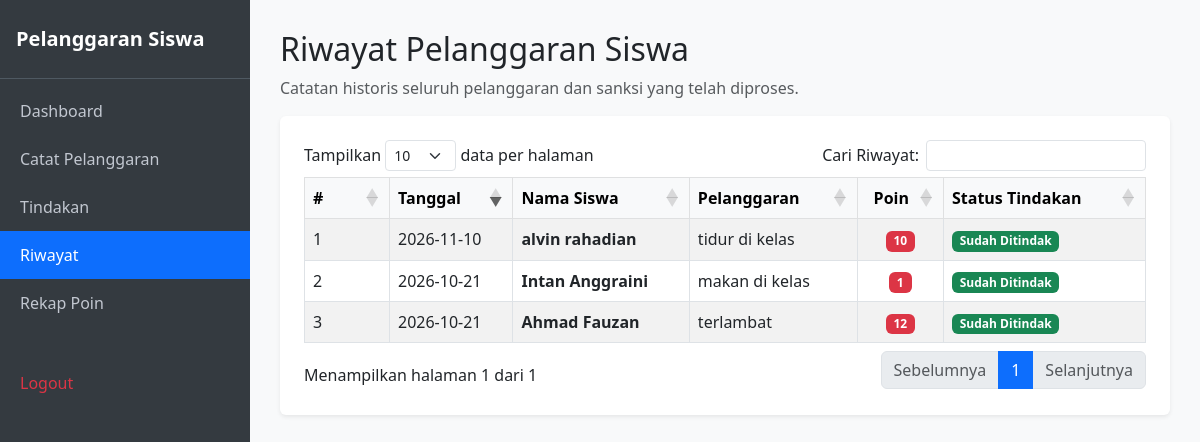
Before: /riwayat.php (signed in) with the older database file.
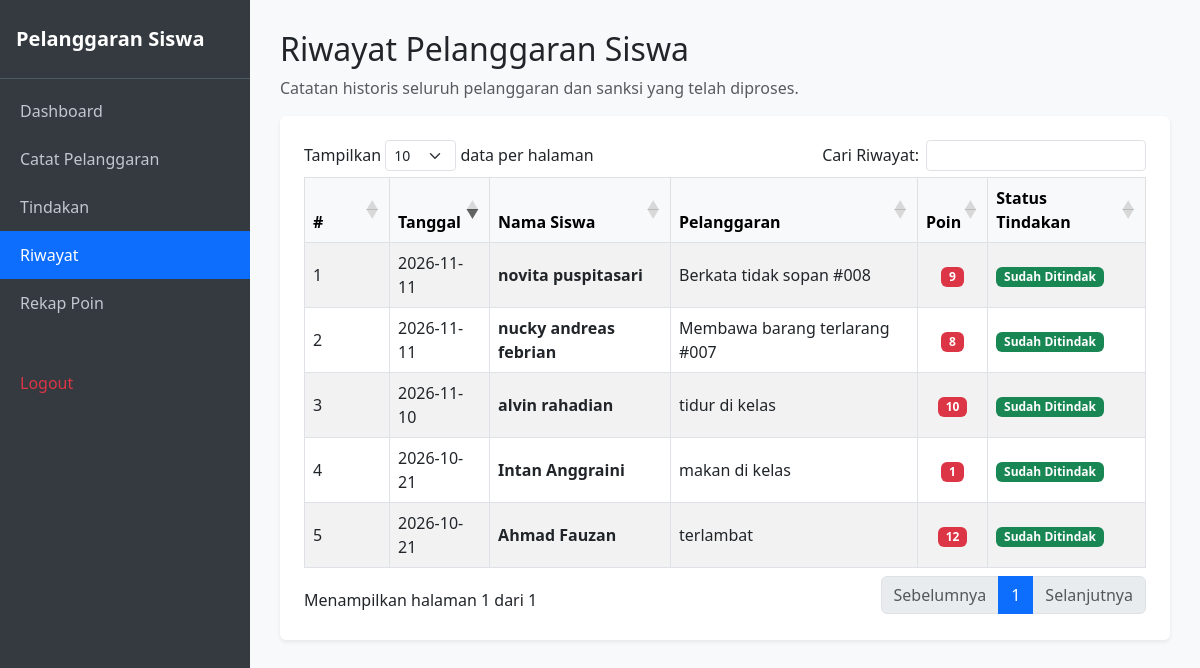
After: the same page with the newer database file.
### tables this page shows
CREATE TABLE `t_pelanggaran` (
  `id` int(11) NOT NULL,
  `pelanggaran_kategori_id` int(11) DEFAULT NULL,
  `kode` varchar(30) DEFAULT NULL,
  `nama` varchar(150) DEFAULT NULL,
  `poin` int(11) NOT NULL,
  `deskripsi` text NOT NULL,
  `status_aktif` tinyint(1) NOT NULL,
  `created_at` timestamp NOT NULL DEFAULT current_timestamp(),
  `updated_at` timestamp NOT NULL DEFAULT current_timestamp(),
  `id_t_siswa` int(11) NOT NULL,
  `pelanggaran` varchar(255) NOT NULL,
  `tanggal` date DEFAULT NULL,
  `status_tindakan` varchar(100) NOT NULL DEFAULT 'Perlu Tindakan'
);

CREATE TABLE `t_siswa` (
  `id` int(11) NOT NULL,
  `nis` varchar(30) DEFAULT NULL,
  `nisn` varchar(20) NOT NULL,
  `nama` varchar(150) DEFAULT NULL,
  `jenis_kelamin` char(1) NOT NULL,
  `tanggal_lahir` date NOT NULL,
  `alamat` text NOT NULL,
  `status_aktif` tinyint(1) NOT NULL,
  `created_at` timestamp NOT NULL DEFAULT current_timestamp(),
  `updated_at` timestamp NOT NULL DEFAULT current_timestamp()
);

### riwayat.php (the view, shortened to what this page needs)
<?php
include 'config/koneksi.php';
$query_riwayat = mysqli_query($koneksi, "
    SELECT
        p.id,
        p.tanggal,
        p.pelanggaran,
        p.poin,
        p.status_tindakan,
        s.nama AS nama_siswa,
        s.nis
    FROM t_pelanggaran p
    LEFT JOIN t_siswa s ON p.id_t_siswa = s.id
    WHERE p.status_tindakan IN ('Sudah Ditindak', 'Selesai')
    ORDER BY p.id DESC
");
?>
<!DOCTYPE html>
<html lang="id">
<head>
    <link href="https://cdn.jsdelivr.net/npm/bootstrap@5.3.0/dist/css/bootstrap.min.css" rel="stylesheet">
    <link rel="stylesheet" href="https://cdn.datatables.net/1.13.6/css/dataTables.bootstrap5.min.css">
</head>
<body>
<div class="sidebar">
    <div class="brand">Pelanggaran Siswa</div>
    <div class="nav flex-column mt-2">
        <a href="dashboard_guru.php">Dashboard</a>
        <a href="catat_pelanggaran.php">Catat Pelanggaran</a>
        <a href="tindakan.php">Tindakan</a>
        <a href="riwayat.php" class="active">Riwayat</a>
        <a href="rekap_poin.php">Rekap Poin</a>
        <a href="logout.php" class="text-danger">Logout</a>
    </div>
</div>
<div class="content">
    <h2>Riwayat Pelanggaran Siswa</h2>
    <p class="text-muted">
        Catatan historis seluruh pelanggaran dan sanksi yang telah diproses.
    </p>
    <div class="card p-4 shadow-sm border-0">
        <div class="table-responsive">
            <table id="tabelRiwayat"
                   class="table table-bordered table-striped align-middle mb-0"
                   style="width:100%">
                <thead class="table-light">
                    <tr>
                        <th style="width:50px;">#</th>
                        <th>Tanggal</th>
                        <th>Nama Siswa</th>
                        <th>Pelanggaran</th>
                        <th class="text-center">Poin</th>
                        <th>Status Tindakan</th>
                    </tr>
                </thead>
                <tbody>
                <?php
                $no = 1;
                if (mysqli_num_rows($query_riwayat) > 0):
                    while ($row = mysqli_fetch_assoc($query_riwayat)):
                        $nama = !empty($row['nama_siswa'])
                            ? $row['nama_siswa']
                            : 'Siswa Tidak Ditemukan';
                        $pelanggaran = $row['pelanggaran'] ?? '-';
                        $tanggal = $row['tanggal'] ?? '-';
                        $poin = $row['poin'] ?? 0;
                        $status = $row['status_tindakan'];
                ?>
                    <tr>
                        <td><?= $no++; ?></td>
                        <td>
                            <?= htmlspecialchars($tanggal); ?>
                        </td>
                        <td>
                            <b><?= htmlspecialchars($nama); ?></b>
                        </td>
                        <td>
                            <?= htmlspecialchars($pelanggaran); ?>
                        </td>
                        <td class="text-center">
                            <span class="badge bg-danger">
                                <?= htmlspecialchars($poin); ?>
                            </span>
                        </td>
                        <td>
                            <span class="badge bg-success">
                                <?= htmlspecialchars($status); ?>
                            </span>
                        </td>
                    </tr>
                <?php
                    endwhile;
                endif; ?>
                </tbody>
            </table>
        </div>
    </div>
</div>
</body>
</html>

Changed rows visible on the page:
added t_pelanggaran: tanggal "2026-11-11", id_t_siswa.nama "novita puspitasari", pelanggaran "Berkata tidak sopan #008", poin "9", status_tindakan "Sudah Ditindak"
added t_pelanggaran: tanggal "2026-11-11", id_t_siswa.nama "nucky andreas febrian", pelanggaran "Membawa barang terlarang #007", poin "8", status_tindakan "Sudah Ditindak"
